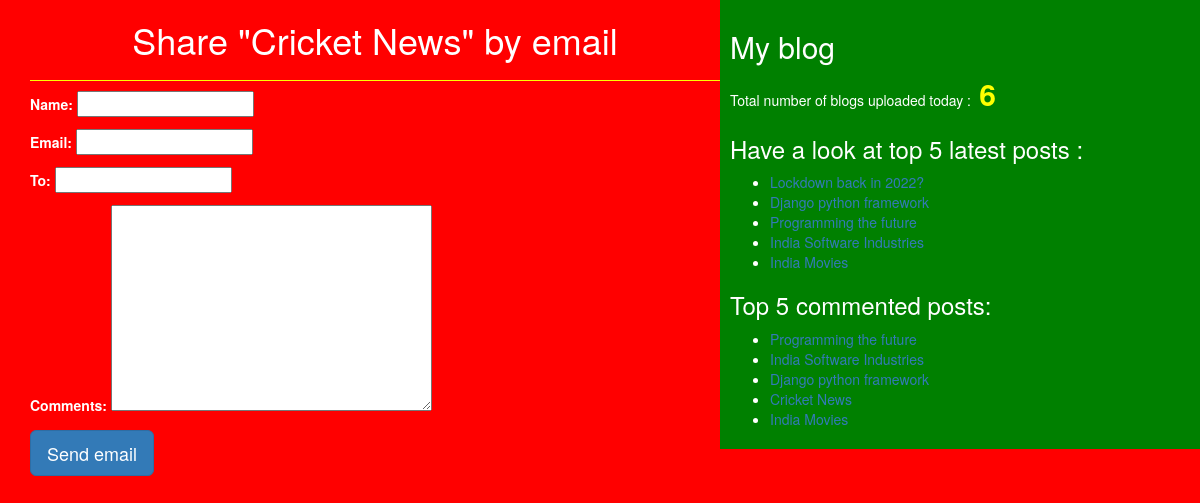
/1/share/, run on the app's committed database.
### blog/models.py (models this page shows, shortened)
class Post(models.Model):
    STATUS_CHOICES=(('draft','Draft'),('published','Published'))
    title=models.CharField(max_length=256)
    slug=models.SlugField(max_length=264,unique_for_date='publish')
    author=models.ForeignKey(User,related_name='blog_posts',on_delete=models.CASCADE)
    body=models.TextField()
    publish=models.DateTimeField(default=timezone.now)
    created=models.DateTimeField(auto_now_add=True)
    updated=models.DateTimeField(auto_now=True)
    status=models.CharField(max_length=10,choices=STATUS_CHOICES,default='draft')
    objects=CustomManager()
    tags=TaggableManager()
    class Meta:
        ordering=('-publish',)
    def get_absolute_url(self):
        return reverse('post_detail',args=[self.publish.year,self.publish.strftime('%m'),self.publish.strftime('%d'),self.slug])

### blog/views.py (the view)
# urls.py: re_path(r'^(?P<id>\d+)/share/$',views.mail_send_view)
def mail_send_view(request,id):
    post=get_object_or_404(Post,id=id,status='published')
    form=EmailSendForm()
    return render(request,'blog/sharebymail.html',{'form':form,'post':post})

### blog/forms.py
class EmailSendForm(forms.Form):
    name=forms.CharField()
    email=forms.EmailField()
    to=forms.EmailField()
    comments=forms.CharField(required=False,widget=forms.Textarea)

### blog/models.py (called while the page is built)
    def get_queryset(self):
        return super().get_queryset().filter(status='published')

### blog/templatetags/bolg_tags.py (called while the page is built)
@register.simple_tag(name='my_tag')
def total_posts():
    return Post.objects.count()

@register.inclusion_tag('blog/latest_post123.html')
def show_latest_posts(count=3):
    latest_post=Post.objects.order_by('-publish')[:count]
    return {'latest_post':latest_post}

@register.simple_tag()
def get_most_commented_posts(count=5):
    return Post.objects.annotate(total_comments=Count('comments')).order_by('-total_comments')[:count]

### templates/blog/sharebymail.html (shortened to what this page needs)
<!DOCTYPE html>
{%extends "blog/base.html" %}
{%block content%}
<h1>Share "{{post.title}}" by email</h1>
<form>
    {{form.as_p}}
    <input type="submit" class="btn btn-primary btn-lg" value="Send email">
</form>
{%endblock%}

### templates/blog/base.html (shortened to what this page needs)
<!DOCTYPE html>
{%load static%}
{%load bolg_tags %}
<html lang="en" dir="ltr">
<head>
    <link rel="stylesheet" href="https://maxcdn.bootstrapcdn.com/bootstrap/3.3.7/css/bootstrap.min.css"
>
    <link rel="stylesheet" href="{%static "css/blog.css" %}">
</head>
<body>
<div class="content">
    {%block content%}{%endblock%}
</div>
<div class="sidebar">
    <h2>My blog</h2>
    <p>Total number of blogs uploaded today :<span id="pcount"> {% my_tag %}</span></p>
    <h3>Have a look at top 5 latest posts :</h3>{% show_latest_posts 5%}
    <h3>Top 5 commented posts:</h3>
    {%get_most_commented_posts as most_commented_posts%}
    <ul>
        {%for post in most_commented_posts%}
        <li><a href="{{post.get_absolute_url}}">{{post.title}}</a></li>
        {%endfor%}
    </ul>
</div>
</body>
</html>

### templates/blog/latest_post123.html
<ul>
    {% for post in latest_post %}
    <li><a href="{{post.get_absolute_url}}">{{post.title}}</a></li>
    {%endfor%}
</ul>

### static/css/blog.css (style rules this page uses)
.content { width:60%; float:left; padding:0 0 0 30px; background:red; height:100%; }
.sidebar { width:40%; float:right; padding:10px; background:green; height:100%; }
h1 { text-align:center; border-bottom:1px solid yellow; padding-bottom:20px; }
body { color:white; background:red; }
#pcount { font-size:30px; color:yellow; font-weight:bold; }

### data on the page
Post: title "Cricket News"
Post: title "Lockdown back in 2022?"
Post: title "Django python framework"
Post: title "Programming the future"
Post: title "India Software Industries"
Post: title "India Movies"
